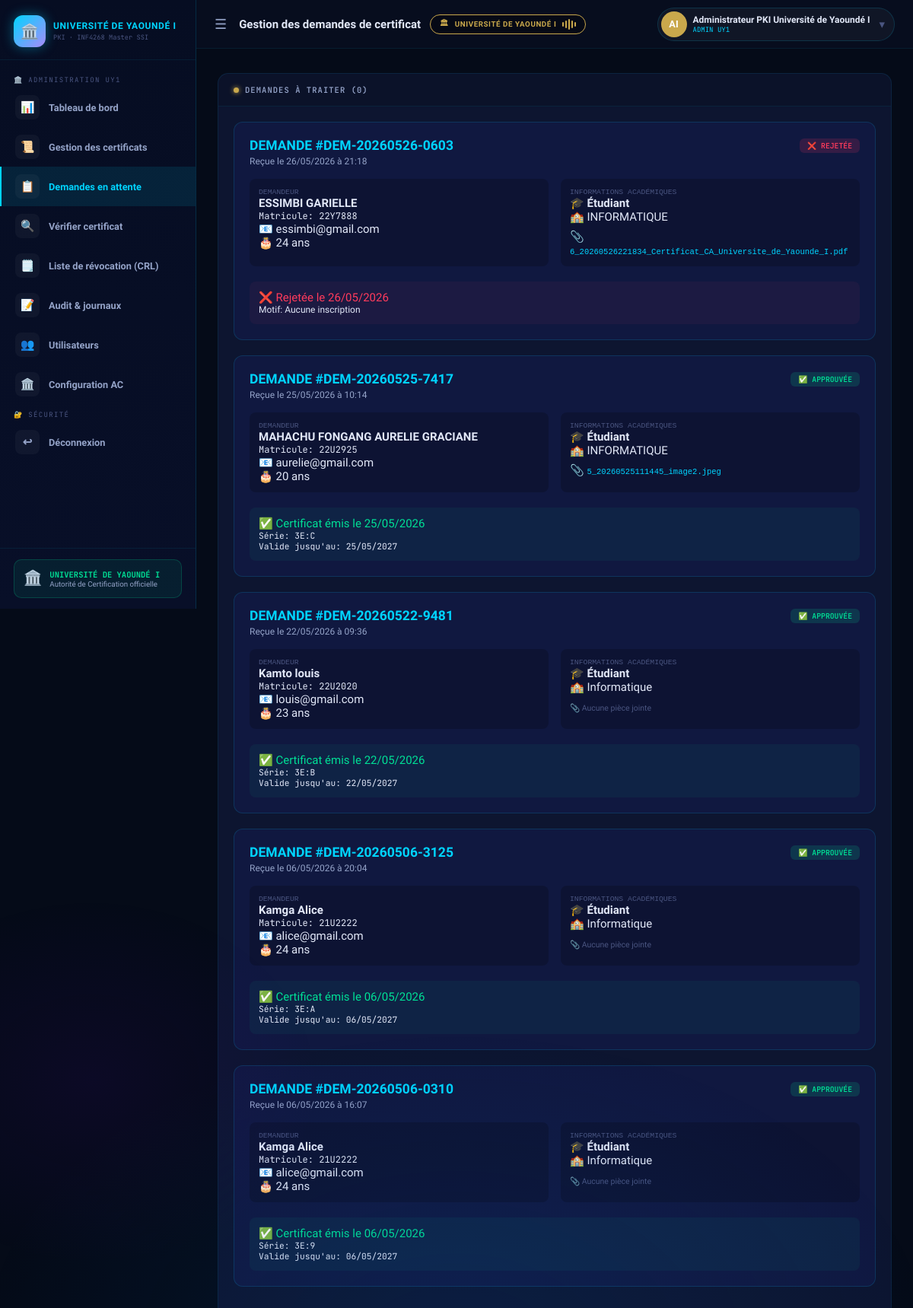
Screenshot of /admin/pending-requests (signed in) with the database file from the repository.
### modules/models.py (models this page shows, shortened)
class User(UserMixin, db.Model):
    __tablename__ = 'users'
    id            = db.Column(db.Integer, primary_key=True)
    username      = db.Column(db.String(64), unique=True, nullable=False)
    email         = db.Column(db.String(120), unique=True, nullable=False)
    full_name     = db.Column(db.String(128), default='')
    matricule     = db.Column(db.String(50), default='')
    age           = db.Column(db.Integer, default=0)
    department    = db.Column(db.String(128), default='')
    status_type   = db.Column(db.String(30), default='etudiant')
    password_hash = db.Column(db.String(256), nullable=False)
    role          = db.Column(db.String(20), default='user')
    avatar_color  = db.Column(db.String(20), default='#00d4ff')
    created_at    = db.Column(db.DateTime, default=datetime.utcnow)
    last_login    = db.Column(db.DateTime, nullable=True)
    certificates  = db.relationship('Certificate', backref='owner', lazy=True)
    logs          = db.relationship('AuditLog', backref='user_ref', lazy=True)
    requests      = db.relationship('CertificateRequest',
                                   foreign_keys='CertificateRequest.user_id',
                                   backref='requester', lazy=True)
    def is_admin(self):
        return self.role == 'admin'
    def display_name(self):
        return self.full_name if self.full_name else self.username
    def initials(self):
        n = self.display_name()
        parts = n.split()
        if len(parts) >= 2:
            return (parts[0][0] + parts[-1][0]).upper()
        return n[:2].upper()

class CertificateRequest(db.Model):
    __tablename__ = 'certificate_requests'
    id            = db.Column(db.Integer, primary_key=True)
    request_number = db.Column(db.String(20), unique=True, nullable=False)
    user_id       = db.Column(db.Integer, db.ForeignKey('users.id'), nullable=False)
    matricule     = db.Column(db.String(50), nullable=False)
    full_name     = db.Column(db.String(128), nullable=False)
    age           = db.Column(db.Integer, default=0)
    department    = db.Column(db.String(128), nullable=False)
    status_type   = db.Column(db.String(30), nullable=False)
    justification_file = db.Column(db.String(256), default='')
    admin_notes   = db.Column(db.Text, default='')
    status        = db.Column(db.String(20), default='PENDING')
    created_at    = db.Column(db.DateTime, default=datetime.utcnow)
    processed_at  = db.Column(db.DateTime, nullable=True)
    processed_by  = db.Column(db.Integer, db.ForeignKey('users.id'), nullable=True)
    reject_reason = db.Column(db.Text, default='')
    processor = db.relationship('User',
                               foreign_keys=[processed_by],
                               backref='processed_requests')
    certificate = db.relationship('Certificate',
                                  back_populates='request',
                                  uselist=False,
                                  foreign_keys='Certificate.request_id')
    def get_status_label(self):
        labels = {
            'etudiant': '🎓 Étudiant',
            'enseignant': '👨‍🏫 Enseignant',
            'personnel': '👔 Personnel'
        }
        return labels.get(self.status_type, '📝 Autre')

class Certificate(db.Model):
    __tablename__ = 'certificates'
    id            = db.Column(db.Integer, primary_key=True)
    serial_hex    = db.Column(db.String(32),  unique=True, nullable=False)
    serial_int    = db.Column(db.Integer,     unique=True, nullable=False)
    common_name   = db.Column(db.String(128), nullable=False)
    email         = db.Column(db.String(120), default='')
    organisation  = db.Column(db.String(128), default='Université de Yaoundé I')
    department    = db.Column(db.String(128), default='')
    status_type   = db.Column(db.String(30), default='etudiant')
    cert_pem      = db.Column(db.Text,         nullable=False)
    status        = db.Column(db.String(20),   default='VALID')
    issued_at     = db.Column(db.DateTime,     default=datetime.utcnow)
    expires_at    = db.Column(db.DateTime,     nullable=True)
    revoked_at    = db.Column(db.DateTime,     nullable=True)
    revoke_reason = db.Column(db.String(64),   nullable=True)
    user_id       = db.Column(db.Integer,      db.ForeignKey('users.id'))
    ca_id         = db.Column(db.Integer,      db.ForeignKey('authority_ca.id'))
    ca            = db.relationship('AuthorityCA', backref='issued_certs')
    request_id    = db.Column(db.Integer,      db.ForeignKey('certificate_requests.id'), nullable=True)
    request = db.relationship('CertificateRequest',
                              back_populates='certificate',
                              foreign_keys=[request_id])

### app.py (the view)
@app.route('/admin/pending-requests')
@login_required
def pending_requests():
    if not current_user.is_admin():
        flash('Accès réservé à l\'administration de l\'Université.', 'danger')
        return redirect(url_for('dashboard_user'))
    requests = CertificateRequest.query.order_by(CertificateRequest.created_at.desc()).all()
    return render_template('pending_requests.html', requests=requests)

### app.py (called while the page is built)
@login_manager.user_loader
def load_user(uid):
    return db.session.get(User, int(uid))

def get_ca():
    return AuthorityCA.query.first()

def expiring_soon(days=30):
    limit = datetime.utcnow() + timedelta(days=days)
    return Certificate.query.filter(Certificate.status=='VALID', Certificate.expires_at!=None, Certificate.expires_at<=limit).count()

@app.context_processor
def inject_globals():
    ca = get_ca()
    notif_count = expiring_soon(30) if ca else 0
    pending_count = CertificateRequest.query.filter_by(status='PENDING').count() if ca and current_user.is_authenticated and current_user.is_admin() else 0
    return dict(
        ca_exists=bool(ca),
        notif_count=notif_count,
        pending_count=pending_count,
        reasons_labels=REASONS_LABELS,
        university_name="Université de Yaoundé I"
    )

### templates/pending_requests.html (shortened to what this page needs)
{% extends "base.html" %}
{% block page_title %}Gestion des demandes de certificat{% endblock %}
{% block content %}
<div class="card">
  <div class="card-header">
    <div class="card-title">
      <span class="dot dot-gold"></span>
      DEMANDES À TRAITER ({{ requests|selectattr('status', 'equalto', 'PENDING')|list|length }})
    </div>
  </div>
  <div class="card-body">
    {% if requests %}
      {% for req in requests %}
      <div id="req-{{ req.id }}" class="request-card" style="background: var(--card2); border-radius: 12px; margin-bottom: 20px; padding: 20px; border: 1px solid var(--border);">
        <div style="display: flex; justify-content: space-between; align-items: start; flex-wrap: wrap; margin-bottom: 16px;">
          <div>
            <h3 style="color: var(--cyan); margin-bottom: 4px;">DEMANDE #{{ req.request_number }}</h3>
            <p style="color: var(--text2); font-size: 0.8rem;">Reçue le {{ req.created_at.strftime('%d/%m/%Y à %H:%M') }}</p>
          </div>
          <div>
            {% if req.status == 'PENDING' %}
            <span class="badge badge-pending" style="background: rgba(201,168,76,0.15); color: var(--gold);">⏳ EN ATTENTE</span>
            {% elif req.status == 'APPROVED' %}
            <span class="badge badge-approved" style="background: rgba(0,224,150,0.15); color: var(--green);">✅ APPROUVÉE</span>
            {% else %}
            <span class="badge badge-rejected" style="background: rgba(255,59,92,0.15); color: var(--red);">❌ REJETÉE</span>
            {% endif %}
          </div>
        </div>
        <div style="display: grid; grid-template-columns: 1fr 1fr; gap: 16px; margin-bottom: 20px;">
          <div style="background: rgba(0,0,0,0.2); border-radius: 8px; padding: 12px;">
            <div style="font-family: monospace; font-size: 0.65rem; color: var(--muted); text-transform: uppercase;">Demandeur</div>
            <div><strong>{{ req.full_name }}</strong></div>
            <div class="mono" style="font-size: 0.8rem;">Matricule: {{ req.matricule }}</div>
            <div>📧 {{ req.requester.email }}</div>
            <div>🎂 {{ req.age }} ans</div>
          </div>
          <div style="background: rgba(0,0,0,0.2); border-radius: 8px; padding: 12px;">
            <div style="font-family: monospace; font-size: 0.65rem; color: var(--muted); text-transform: uppercase;">Informations académiques</div>
            <div><strong>{{ req.get_status_label() }}</strong></div>
            <div>🏫 {{ req.department }}</div>
            {% if req.justification_file %}
            <div style="margin-top: 8px;">
              📎 <a href="{{ url_for('download_request_file', req_id=req.id) }}"
                    style="color: var(--cyan); text-decoration: none; font-family: monospace; font-size: 0.7rem;"
                    target="_blank">
                  {{ req.justification_file }}
              </a>
            </div>
            {% else %}
            <div style="margin-top: 8px;">
              <span style="color: var(--muted); font-size: 0.7rem;">📎 Aucune pièce jointe</span>
            </div>
            {% endif %}
          </div>
        </div>
        {% if req.status == 'PENDING' %}
        <div style="border-top: 1px solid var(--border); padding-top: 16px; margin-top: 8px;">
          <div class="form-group">
            <label class="form-label">📝 Notes internes (vérifications effectuées)</label>
            <textarea id="notes-{{ req.id }}" class="form-control" rows="2" placeholder="ex: Matricule vérifié dans le registre, paiement OK reçu #12345, pièce conforme..."></textarea>
          </div>
          <div style="display: flex; gap: 12px; flex-wrap: wrap;">
            <form method="POST" action="{{ url_for('approve_request', req_id=req.id) }}" style="display: inline;">
              <input type="hidden" name="admin_notes" id="notes-field-{{ req.id }}">
              <button type="submit" class="btn btn-green" onclick="document.getElementById('notes-field-{{ req.id }}').value = document.getElementById('notes-{{ req.id }}').value">✅ APPROUVER ET ÉMETTRE LE CERTIFICAT</button>
            </form>
            <button type="button" class="btn btn-outline" onclick="document.getElementById('reject-modal-{{ req.id }}').classList.add('open')">❌ REJETER</button>
          </div>
        </div>
        <div id="reject-modal-{{ req.id }}" class="modal-overlay">
          <div class="modal-box">
            <div class="modal-title">❌ Rejeter la demande</div>
            <div class="modal-desc">Veuillez indiquer la raison du rejet :</div>
            <form method="POST" action="{{ url_for('reject_request', req_id=req.id) }}">
              <textarea name="reject_reason" class="form-control" rows="3" placeholder="Motif du rejet..." required></textarea>
              <div class="modal-btns">
                <button type="submit" class="btn btn-red">Confirmer le rejet</button>
                <button type="button" class="btn btn-outline" onclick="document.getElementById('reject-modal-{{ req.id }}').classList.remove('open')">Annuler</button>
              </div>
            </form>
          </div>
        </div>
        {% elif req.status == 'APPROVED' and req.certificate %}
        <div style="background: rgba(0,224,150,0.05); border-radius: 8px; padding: 12px;">
          <div style="color: var(--green);">✅ Certificat émis le {{ req.processed_at.strftime('%d/%m/%Y') }}</div>
          <div class="mono" style="font-size: 0.75rem;">Série: {{ req.certificate.serial_hex }}</div>
          <div class="mono" style="font-size: 0.75rem;">Valide jusqu'au: {{ req.certificate.expires_at.strftime('%d/%m/%Y') }}</div>
        </div>
        {% elif req.status == 'REJECTED' %}
        <div style="background: rgba(255,59,92,0.05); border-radius: 8px; padding: 12px;">
          <div style="color: var(--red);">❌ Rejetée le {{ req.processed_at.strftime('%d/%m/%Y') }}</div>
          <div style="font-size: 0.8rem;">Motif: {{ req.reject_reason }}</div>
        </div>
        {% endif %}
      </div>
      {% endfor %}
    {% else %}
    <div class="empty-state" style="text-align: center; padding: 60px;">
      <div style="font-size: 4rem; margin-bottom: 16px;">📋</div>
      <h3 style="color: var(--text2);">Aucune demande à traiter</h3>
      <p style="color: var(--muted);">Toutes les demandes ont été traitées.</p>
    </div>
    {% endif %}
  </div>
</div>
{% endblock %}

### templates/base.html (shortened to what this page needs)
<!DOCTYPE html>
<html lang="fr">
<head>
  <link rel="stylesheet" href="{{ url_for('static', filename='css/style.css') }}">
</head>
<body>
{% if current_user.is_authenticated %}
<aside class="sidebar" id="sidebar">
  <div class="sidebar-logo">
    <div class="sidebar-logo-icon">🏛️</div>
    <div class="sidebar-logo-text">
      <h2>UNIVERSITÉ DE YAOUNDÉ I</h2>
      <p>PKI · INF4268 Master SSI</p>
    </div>
  </div>
  <nav class="sidebar-nav">
    {% if current_user.is_admin() %}
      <div class="nav-section">🏛️ Administration UY1</div>
      <a href="{{ url_for('dashboard_admin') }}" class="nav-link {% if request.endpoint=='dashboard_admin' %}active{% endif %}">
        <div class="nav-icon">📊</div> <span>Tableau de bord</span>
      </a>
      <a href="{{ url_for('certificates') }}" class="nav-link {% if request.endpoint=='certificates' %}active{% endif %}">
        <div class="nav-icon">📜</div> <span>Gestion des certificats</span>
      </a>
      <a href="{{ url_for('pending_requests') }}" class="nav-link {% if request.endpoint=='pending_requests' %}active{% endif %}">
        <div class="nav-icon">📋</div> <span>Demandes en attente</span>
      </a>
      <a href="{{ url_for('verify') }}" class="nav-link {% if request.endpoint=='verify' %}active{% endif %}">
        <div class="nav-icon">🔍</div> <span>Vérifier certificat</span>
      </a>
      <a href="{{ url_for('view_crl') }}" class="nav-link {% if request.endpoint=='view_crl' %}active{% endif %}">
        <div class="nav-icon">🗒️</div> <span>Liste de révocation (CRL)</span>
      </a>
      <a href="{{ url_for('audit') }}" class="nav-link {% if request.endpoint=='audit' %}active{% endif %}">
        <div class="nav-icon">📝</div> <span>Audit & journaux</span>
      </a>
      <a href="{{ url_for('users') }}" class="nav-link {% if request.endpoint=='users' %}active{% endif %}">
        <div class="nav-icon">👥</div> <span>Utilisateurs</span>
      </a>
      <a href="{{ url_for('admin_ca') }}" class="nav-link {% if request.endpoint=='admin_ca' %}active{% endif %}">
        <div class="nav-icon">🏛️</div> <span>Configuration AC</span>
      </a>
    {% endif %}
    <div class="nav-section">🔐 Sécurité</div>
    <a href="{{ url_for('logout') }}" class="nav-link">
      <div class="nav-icon">↩</div> <span>Déconnexion</span>
    </a>
  </nav>
  <div class="sidebar-footer">
    <div class="sidebar-status">
      <div class="status-icon">🏛️</div>
      <div>
        <div class="status-title">UNIVERSITÉ DE YAOUNDÉ I</div>
        <div class="status-desc">Autorité de Certification officielle</div>
      </div>
    </div>
  </div>
</aside>
<div class="topbar" id="topbar">
  <button class="topbar-menu-btn" id="menuBtn" onclick="toggleSidebar()">☰</button>
  <div class="topbar-title">
    {% block page_title %}PKI Université de Yaoundé I{% endblock %}
    {% if ca_exists %}
    <div class="topbar-ca-badge">
      🏛 <span class="topbar-ca-text">UNIVERSITÉ DE YAOUNDÉ I</span>
      <div class="wave">
        <span></span><span></span><span></span><span></span><span></span>
      </div>
    </div>
    {% endif %}
  </div>
  <div class="topbar-actions">
    <a href="{{ url_for('profile') }}" class="user-pill">
      <div class="user-avatar" style="background:{{ current_user.avatar_color }};">
        {{ current_user.initials() }}
      </div>
      <div class="user-pill-info">
        <div class="user-name">{{ current_user.display_name() }}</div>
        <div class="user-role">{% if current_user.is_admin() %}ADMIN UY1{% else %}{{ current_user.get_status_label() }}{% endif %}</div>
      </div>
      <span style="color:var(--muted);margin-left:4px;">▾</span>
    </a>
  </div>
</div>
<div class="main-wrapper" id="mainWrapper">
  <div class="flash-zone">
  </div>
  <div class="page-content">
    {% block content %}{% endblock %}
  </div>
</div>
{% endif %}
</body>
</html>

### rows the page displays
User: initials "AI", display_name "Administrateur PKI Université de Yaoundé I"
CertificateRequest: request_number "DEM-20260526-0603", created_at "26/05/2026 à 21:18", status "❌ REJETÉE", full_name "ESSIMBI GARIELLE", matricule "22Y7888", requester.email "essimbi@gmail.com", age "24", get_status_label "🎓 Étudiant", department "INFORMATIQUE", justification_file "6_20260526221834_Certificat_CA_Universite_de_Yaounde_I.pdf", processed_at "26/05/2026", reject_reason "Aucune inscription"
CertificateRequest: request_number "DEM-20260525-7417", created_at "25/05/2026 à 10:14", status "✅ APPROUVÉE", full_name "MAHACHU FONGANG AURELIE GRACIANE", matricule "22U2925", requester.email "aurelie@gmail.com", age "20", get_status_label "🎓 Étudiant", department "INFORMATIQUE", justification_file "5_20260525111445_image2.jpeg", processed_at "25/05/2026", certificate.serial_hex "3E:C", certificate.expires_at "25/05/2027"
CertificateRequest: request_number "DEM-20260522-9481", created_at "22/05/2026 à 09:36", status "✅ APPROUVÉE", full_name "Kamto louis", matricule "22U2020", requester.email "louis@gmail.com", age "23", get_status_label "🎓 Étudiant", department "Informatique", justification_file "📎 Aucune pièce jointe", processed_at "22/05/2026", certificate.serial_hex "3E:B", certificate.expires_at "22/05/2027"
CertificateRequest: request_number "DEM-20260506-3125", created_at "06/05/2026 à 20:04", status "✅ APPROUVÉE", full_name "Kamga Alice", matricule "21U2222", requester.email "alice@gmail.com", age "24", get_status_label "🎓 Étudiant", department "Informatique", justification_file "📎 Aucune pièce jointe", processed_at "06/05/2026", certificate.serial_hex "3E:A", certificate.expires_at "06/05/2027"
CertificateRequest: request_number "DEM-20260506-0310", created_at "06/05/2026 à 16:07", status "✅ APPROUVÉE", full_name "Kamga Alice", matricule "21U2222", requester.email "alice@gmail.com", age "24", get_status_label "🎓 Étudiant", department "Informatique", justification_file "📎 Aucune pièce jointe", processed_at "06/05/2026", certificate.serial_hex "3E:9", certificate.expires_at "06/05/2027"

### other values shown
{{ requests|selectattr('status', 'equalto', 'PENDING')|list|length }} "0"
